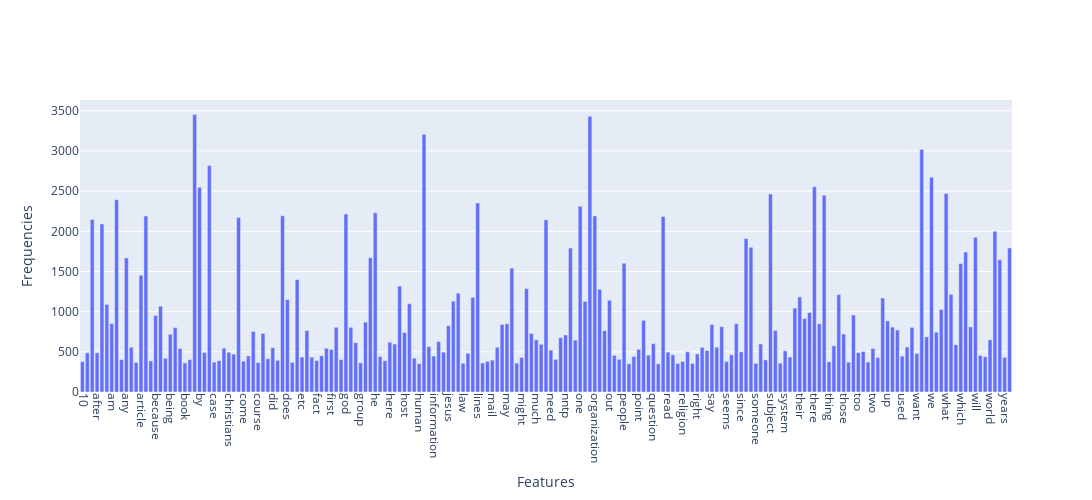

Notebook cell for this chart:
### Markdown cell above
### >>> **Exercise 13 (take home):** 
The chart above only contains 300 vocabulary in the documents, and it's already computationally intensive to both compute and visualize. Can you efficiently reduce the number of terms you want to visualize as an exercise.

### Code cell
# Answer here
'''
I use filtter method which can fillter out those terms with their frequency lower than a threshold.
Similarly, we can also set a overshoot value (like threshold) used to fillter out terms with their frequency greater than overshoot.
I combined these two into my following code.
'''
X_counts = count_vect.fit_transform(X.text)

x_axis = count_vect.get_feature_names_out()
y_axis = term_frequencies


threshold = 350
overshoot = 3500
filtered_indices = np.where((y_axis > threshold) & (y_axis < overshoot))[0]
x_filtered = x_axis[filtered_indices]
y_filtered = y_axis[filtered_indices]

fig_new = py.Figure(
    data=[py.Bar(x=x_filtered, y=y_filtered)]
)

# Customize the layout
fig_new.update_layout(
    xaxis_title='Features',
    yaxis_title='Frequencies',
    xaxis_tickangle=90, 
    height=500,         
    width=1300          
)

print(len(x_filtered), len(y_filtered))
fig_new.show()

### Figure 1 — Plotly figure (JSON) as saved in the notebook; plotly's stock layout.template omitted (floating-point values rounded to 4 significant figures; data arrays with more than 128 entries replaced by an {"elided": "..."} marker saying what was removed)
{"data": [{"type": "bar", "x": {"elided": "191 str values"}, "y": {"elided": "191 int values"}}], "layout": {"height": 500, "width": 1300, "xaxis": {"autorange": true, "range": [-0.5, 190.5], "tickangle": 90, "title": {"text": "Features"}, "type": "category"}, "yaxis": {"autorange": true, "range": [0, 3635.0], "title": {"text": "Frequencies"}, "type": "linear"}}}
